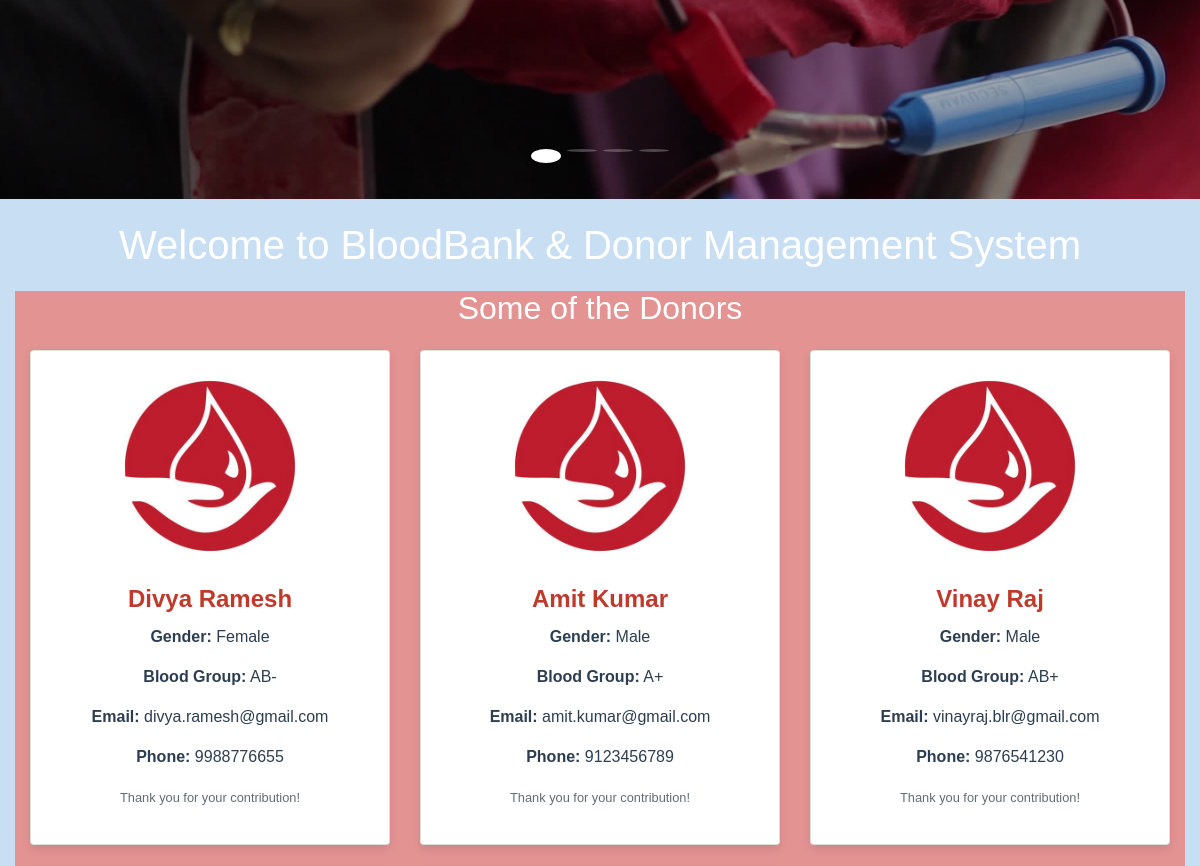
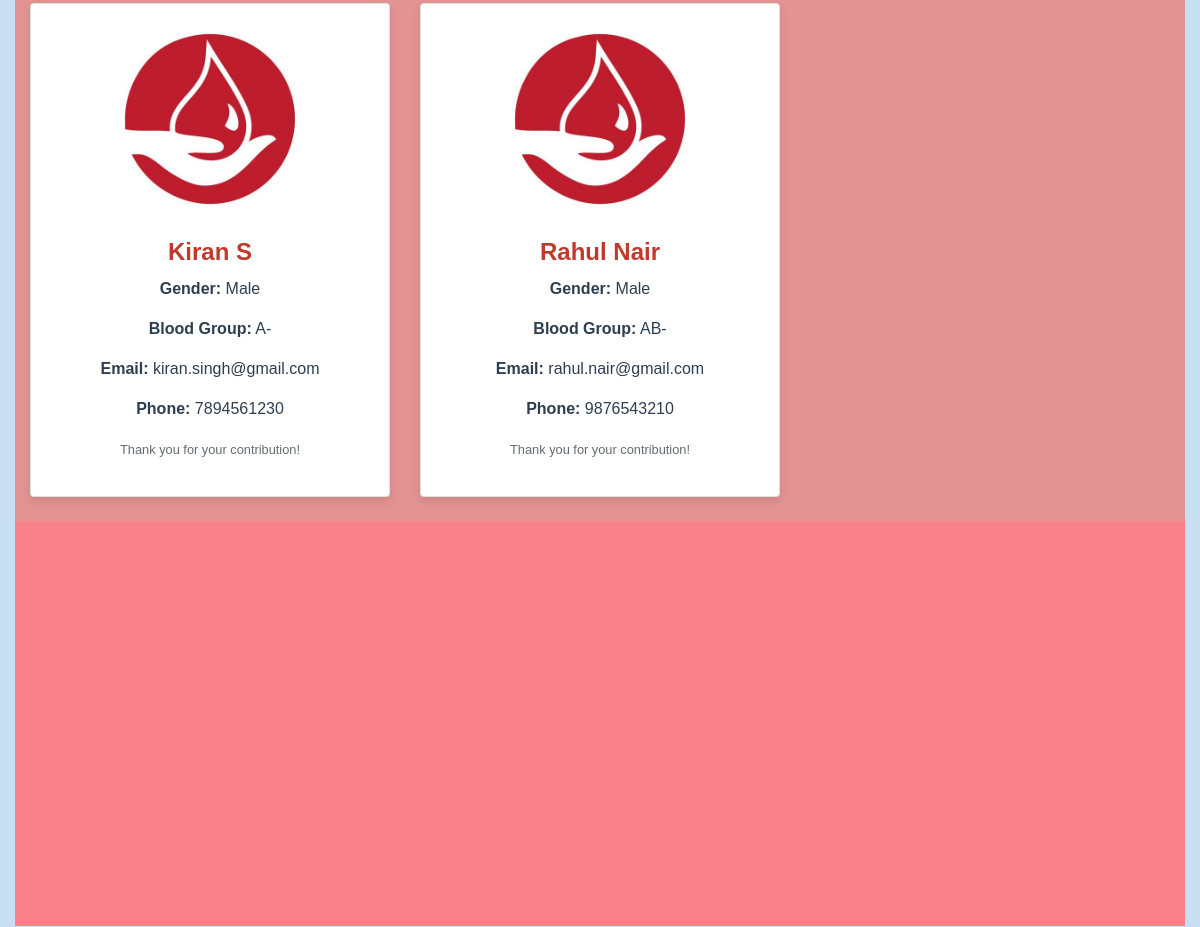
/bbdms/index.php (middle part), run on an earlier commit of the app's database (2 pictures, top to bottom).
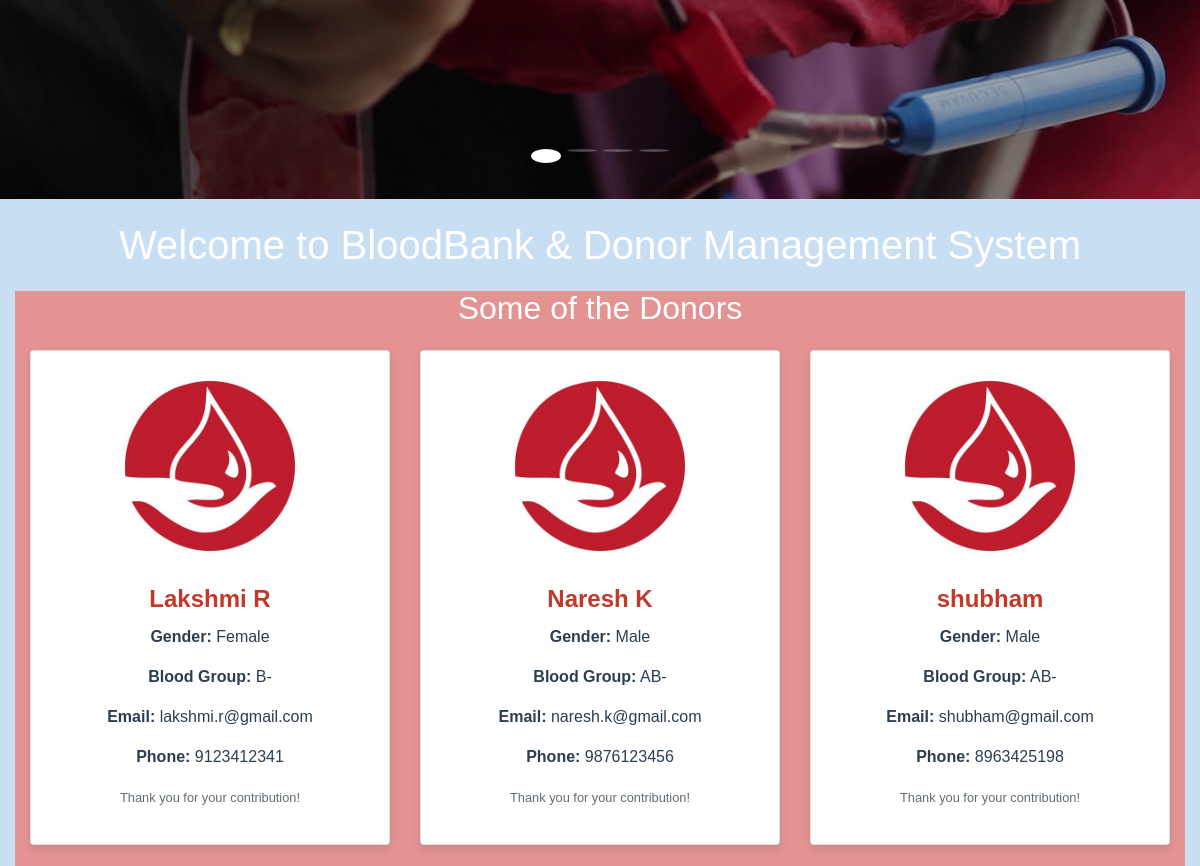
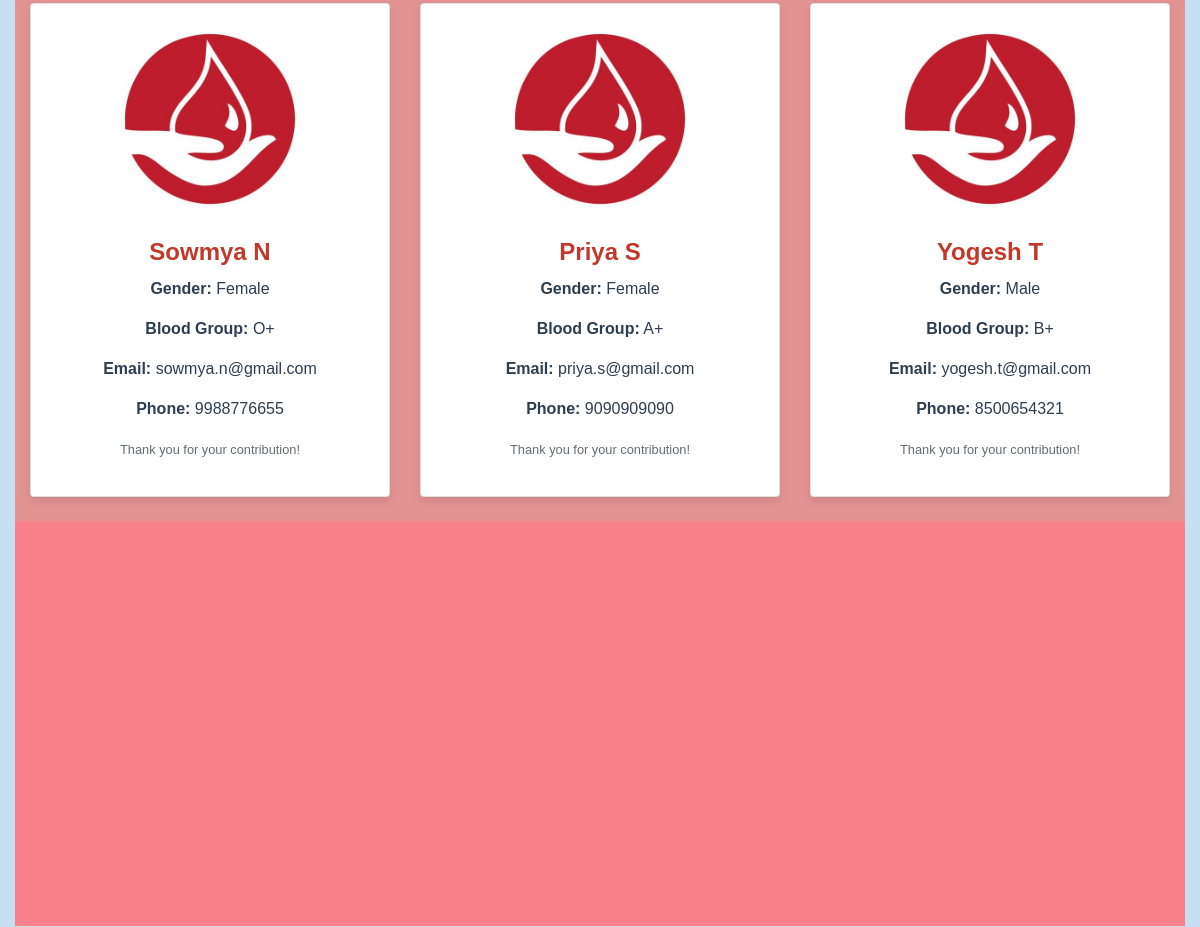
And on a later commit of the database (2 pictures, top to bottom).
### tables this page shows
CREATE TABLE `tblblooddonars` (
  `id` int(11) NOT NULL,
  `FullName` varchar(100) DEFAULT NULL,
  `MobileNumber` char(11) DEFAULT NULL,
  `EmailId` varchar(100) DEFAULT NULL,
  `Gender` varchar(20) DEFAULT NULL,
  `Age` int(11) DEFAULT NULL,
  `BloodGroup` varchar(20) DEFAULT NULL,
  `Address` varchar(255) DEFAULT NULL,
  `Message` mediumtext DEFAULT NULL,
  `PostingDate` timestamp NOT NULL DEFAULT current_timestamp(),
  `status` int(1) DEFAULT NULL
);

### bbdms/index.php (the view, shortened to what this page needs)
<?php
include('includes/config.php');
?>
<!DOCTYPE html>
<html lang="en">
<head>
    <link href="vendor/bootstrap/css/bootstrap.min.css" rel="stylesheet">
    <link href="vendor/font-awesome/css/font-awesome.min.css" rel="stylesheet" type="text/css">
    <link href="css/modern-business.css" rel="stylesheet">
</head>
<body>
    <?php include('includes/header.php');?>
    <?php include('includes/slider.php');?>
    <div class="container-fluid">
        <h1 class="my-4 text-center">Welcome to BloodBank & Donor Management System</h1>
        <div class="container-fluid portfolio-section">
            <h2 class="text-center my-4">Some of the Donors</h2>
            <div class="row">
                <?php
                $status = 1;
                $sql = "SELECT * from tblblooddonars where status=:status order by rand() limit 6";
                $query = $dbh->prepare($sql);
                $query->bindParam(':status', $status, PDO::PARAM_STR);
                $query->execute();
                $results = $query->fetchAll(PDO::FETCH_OBJ);
                if ($query->rowCount() > 0) {
                    foreach ($results as $result) { ?>
                        <div class="col-lg-4 col-sm-6 portfolio-item mb-4">
                            <div class="card h-100 donor-card">
                                <div class="text-center">
                                    <a href="#">
                                        <img class="card-img-top img-fluid rounded-circle" src="images/d1.jpg" alt="Donor Image" style="height: 200px; width: 200px; object-fit: cover;">
                                    </a>
                                </div>
                                <div class="card-body text-center">
                                    <h4 class="card-title">
                                        <a href="#" style="color: #C0392B;"><?php echo htmlentities($result->FullName); ?></a>
                                    </h4>
                                    <p class="card-text" style="color: #2C3E50;"><b>Gender:</b> <?php echo htmlentities($result->Gender); ?></p>
                                    <p class="card-text" style="color: #2C3E50;"><b>Blood Group:</b> <?php echo htmlentities($result->BloodGroup); ?></p>
                                    <p class="card-text" style="color: #2C3E50;"><b>Email:</b> <?php echo htmlentities($result->EmailId); ?></p>
                                    <p class="card-text" style="color: #2C3E50;"><b>Phone:</b> <?php echo htmlentities($result->MobileNumber); ?></p>
                                    <p class="card-text"><small class="text-muted">Thank you for your contribution!</small></p>
                                </div>
                            </div>
                        </div>
                    <?php }
                } ?>
            </div>
        </div>
        <div class="container-fluid features-section">
        </div>
    </div>
    <?php include('includes/footer.php');?>
</body>
</html>

### bbdms/includes/header.php (shortened to what this page needs)
<!DOCTYPE html>
<html lang="en">
<head>
    <link href="https://stackpath.bootstrapcdn.com/bootstrap/4.5.2/css/bootstrap.min.css" rel="stylesheet">
    <link href="https://cdnjs.cloudflare.com/ajax/libs/font-awesome/5.15.4/css/all.min.css" rel="stylesheet">
</head>
<body>
</body>
</html>

### bbdms/includes/slider.php (shortened to what this page needs)
<!DOCTYPE html>
<html lang="en">
<head>
    <link href="https://stackpath.bootstrapcdn.com/bootstrap/4.5.2/css/bootstrap.min.css" rel="stylesheet">
</head>
<body>
<section>
<div id="carouselExampleIndicators" class="carousel slide" data-ride="carousel" data-interval="5000">
<ol class="carousel-indicators">
    <li data-target="#carouselExampleIndicators" data-slide-to="0" class="active"></li>
    <li data-target="#carouselExampleIndicators" data-slide-to="1"></li>
    <li data-target="#carouselExampleIndicators" data-slide-to="2"></li>
    <li data-target="#carouselExampleIndicators" data-slide-to="3"></li>
</ol>
<div class="carousel-inner">
    <div class="carousel-item active">
        <img src="images/banner1.jpg" alt="Donate Blood">
        <div class="carousel-caption">
        </div>
    </div>
</div>
<a class="carousel-control-prev" href="#carouselExampleIndicators" role="button" data-slide="prev">
</a>
<a class="carousel-control-next" href="#carouselExampleIndicators" role="button" data-slide="next">
</a>
</div>
</section>
</body>
</html>

### bbdms/includes/footer.php (shortened to what this page needs)
<!DOCTYPE html>
<html lang="en">
<head>
    <link rel="stylesheet" href="bootstrap/css/bootstrap.min.css">
    <link rel="stylesheet" href="fontawesome/css/all.css">
</head>
<body>
</body>
</html>

### bbdms/css/modern-business.css (style rules this page uses)
body { padding-top: 54px; }
@media (min-width: 992px) { body { padding-top: 56px; } }
.carousel-item { height: 65vh; min-height: 300px; background: no-repeat center center scroll; -webkit-background-size: cover; -moz-background-size: cover; -o-background-size: cover; background-size: cover; }
.portfolio-item { margin-bottom: 30px; }

### bbdms/index.php (style rules this page uses)
body { background-color: #F7F9F9; color: #2C3E50; font-family: 'Roboto', sans-serif; padding: 20px; animation: backgroundAnimation 10s infinite alternate; }
.carousel-item.active, .carousel-item-next, .carousel-item-prev { display: block; }
.portfolio-section { background-color: rgb(228, 147, 147); }
.features-section { background-color: rgb(249, 129, 139); }
.donor-card { transition: all 0.3s ease-in-out; background: rgb(231, 136, 136); padding: 15px; border-radius: 10px; box-shadow: 0 4px 10px rgba(0, 0, 0, 0.1); }
.card-title a { text-decoration: none; font-weight: bold; color: #C0392B; }
h2 { color: #C0392B; font-weight: bold; text-align: center; }
.card-img-top { transition: transform 0.3s ease; }

### bbdms/includes/header.php (style rules this page uses)
body { font-family: 'Arial', sans-serif; }

### bbdms/includes/slider.php (style rules this page uses)
body, header { margin: 0; padding: 0; }
section { margin-top: 20px; }
.carousel-item { height: 90vh; min-height: 500px; position: relative; overflow: hidden; }
.carousel-item img { width: 100%; height: 100%; object-fit: cover; position: absolute; top: 0; left: 0; loading: lazy; }
.carousel-item::before { content: ""; position: absolute; top: 0; left: 0; width: 100%; height: 100%; background: linear-gradient(to bottom, rgba(0, 0, 0, 0.7), rgba(0, 0, 0, 0.2)); z-index: 1; }
.carousel-caption { position: absolute; top: 55%; left: 50%; transform: translate(-50%, -50%); width: 80%; text-align: center; z-index: 2; color: #fff; }
.carousel-indicators li { background-color: rgba(255, 255, 255, 0.5); width: 12px; height: 12px; border-radius: 50%; transition: 0.3s; }
.carousel-indicators .active { background-color: #ff4d4d; width: 14px; height: 14px; }
.carousel-control-prev, .carousel-control-next { width: 5%; }

### bbdms/includes/footer.php (style rules this page uses)
html, body { height: 100%; margin: 0; display: flex; flex-direction: column; background-color: rgb(200, 222, 243); color: #fff; font-family: Arial, sans-serif; }
p { color: #FFFFFF; }

What changed in the data, as far as the page shows it:
removed tblblooddonars: FullName "Divya Ramesh", Gender "Female", BloodGroup "AB-", EmailId "divya.ramesh@gmail.com", MobileNumber "9988776655"
removed tblblooddonars: FullName "Amit Kumar", Gender "Male", BloodGroup "A+", EmailId "amit.kumar@gmail.com", MobileNumber "9123456789"
removed tblblooddonars: FullName "Vinay Raj", Gender "Male", BloodGroup "AB+", EmailId "vinayraj.blr@gmail.com", MobileNumber "9876541230"
removed tblblooddonars: FullName "Kiran S", Gender "Male", BloodGroup "A-", EmailId "kiran.singh@gmail.com", MobileNumber "7894561230"
removed tblblooddonars: FullName "Rahul Nair", Gender "Male", BloodGroup "AB-", EmailId "rahul.nair@gmail.com", MobileNumber "9876543210"
added tblblooddonars: FullName "Lakshmi R", Gender "Female", BloodGroup "B-", EmailId "lakshmi.r@gmail.com", MobileNumber "9123412341"
added tblblooddonars: FullName "Naresh K", Gender "Male", BloodGroup "AB-", EmailId "naresh.k@gmail.com", MobileNumber "9876123456"
added tblblooddonars: FullName "shubham", Gender "Male", BloodGroup "AB-", EmailId "shubham@gmail.com", MobileNumber "8963425198"
added tblblooddonars: FullName "Sowmya N", Gender "Female", BloodGroup "O+", EmailId "sowmya.n@gmail.com", MobileNumber "9988776655"
added tblblooddonars: FullName "Priya S", Gender "Female", BloodGroup "A+", EmailId "priya.s@gmail.com", MobileNumber "9090909090"
added tblblooddonars: FullName "Yogesh T", Gender "Male", BloodGroup "B+", EmailId "yogesh.t@gmail.com", MobileNumber "8500654321"
